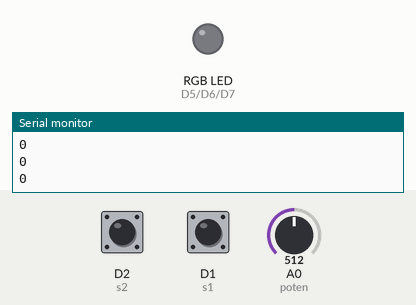
Recording of a sketch running on a simulated ESP8266 (NodeMCU). On the bench: an RGB LED mixed from three pins (HIGH = lit), the last lines printed to the serial monitor. Inputs (shaded band) come from the test bench; at power-on: D2 (s2) HIGH, D1 (s1) HIGH, A0 (poten) = 512.

Above: at 1.2 s.
1.3 s: D2 (s2) pulled LOW for 0.15 s
2.9 s: D1 (s1) pulled LOW for 1 s
At 3.35 s:
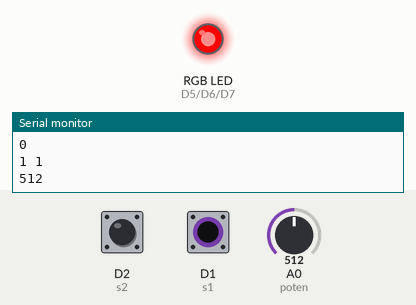
At 4.8 s:
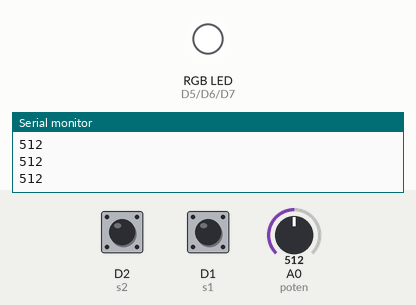
Timing chart, 0 to 6.3 s (numbered marks = the images above; inputs shaded):
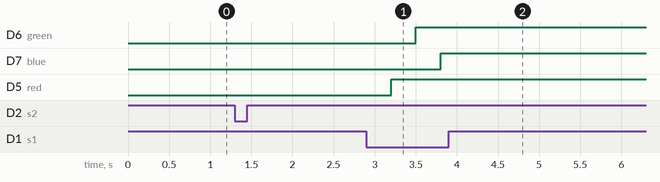

Measured:
- after the input at 2.9 s, D6 (green): LOW → HIGH after 0.60 s; D7 (blue): LOW → HIGH after 0.90 s; D5 (red): LOW → HIGH after 0.30 s

The sketch:

lab3_3.ino
```cpp
#define s1 D1
#define s2 D2
#define poten A0
#define red D5
#define green D6
#define blue D7

int light;
int countS1;
bool switchS1;
bool switchS2;
bool stateS2;

unsigned long lastPrint=0;

void rgbControl(int colorPin)
{
  light = analogRead(poten);
  analogWrite(colorPin, light);
}

void setup()
{
  Serial.begin(115200);
  pinMode(s1, INPUT_PULLUP);
  pinMode(s2, INPUT_PULLUP);
  pinMode(red, OUTPUT);
  pinMode(green, OUTPUT);
  pinMode(blue, OUTPUT);
}

void loop()
{
  switchS1 = digitalRead(s1);
  switchS2 = digitalRead(s2);

  if (switchS1 == 0)
  {
    delay(100);
    if (switchS1 == 0 && countS1 < 3)
    {
      countS1++;
      delay(200);
      Serial.print(countS1);
      Serial.print(" ");
      Serial.println(stateS2);
    }
    else
    {
      countS1 = 0;
      Serial.print(countS1);
      Serial.print(" ");
      Serial.println(stateS2);
    }
  }
  if (switchS2 == 0)
  {
    delay(100);
    if (switchS2 == 0)
    {
      stateS2 = !stateS2;
      Serial.print(countS1);
      Serial.print(" ");
      Serial.println(stateS2);
      delay(200);
    }
  }
  if (stateS2 == 1)
  {
    if (countS1 == 1)
    {
      rgbControl(red);
    }
    else if (countS1 == 2)
    {
      rgbControl(green);
    }
    else if (countS1 == 3)
    {
      rgbControl(blue);
    }
  }
if(millis()-lastPrint>100){
  Serial.println(light);
  lastPrint=millis();
}

}
```
